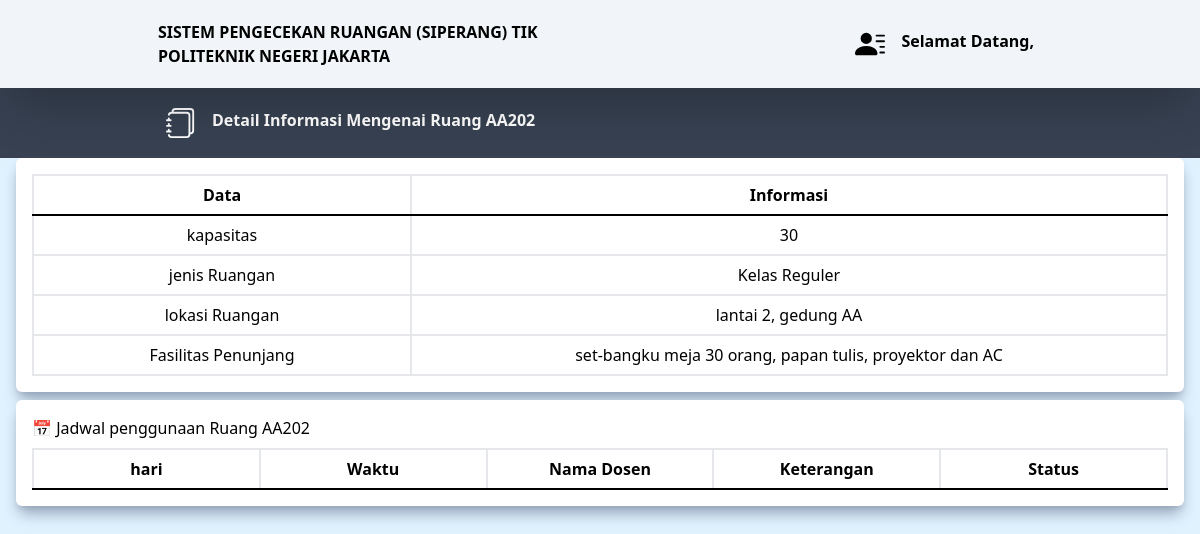
/page/detail.php?class=AA202, run on the app's committed database.
### tables this page shows
CREATE TABLE `ruangan` (
  `id_ruangan` varchar(10) NOT NULL,
  `lokasi` varchar(255) NOT NULL,
  `fasilitas` varchar(255) NOT NULL,
  `jenis_ruangan` varchar(35) NOT NULL,
  `kapasitas` int(11) NOT NULL
);

### page/detail.php (the view, shortened to what this page needs)
<?php
  include ("../util/connection.php");
  $className = filter_var(isset($_GET['class']) ? $_GET['class'] : '', FILTER_SANITIZE_STRING);
  $queryRuangan = "select * from ruangan where id_ruangan = '$className'";
  $resultRuangan = mysqli_query($conn, $queryRuangan);
  $rowRuangan = $resultRuangan->fetch_assoc();
?>
<html>
<head>
  <script src="https://cdn.tailwindcss.com"></script>
</head>
<body class="bg-sky-100">
  <header class="sticky bg-slate-100 py-5 font-bold shadow-blake shadow-2xl">
    <nav class="flex flex-row mx-auto w-9/12 px-2">
      <div class="basis-1/2 uppercase text-md items-center">
        <a href="../page/daftar-ruangan.php">
          <span>Sistem Pengecekan Ruangan (SIPERANG) TIK</span> <br />
          <span>Politeknik Negeri Jakarta</span>
        </a>
      </div>
      <div class="basis-1/2 text-end my-auto inline-block items-center p-2">
        <a href="" class="flex justify-end transition-all duration-300 ease-in-out hover:text-sky-300">
          <span class="mx-4">
            </span>
          <span class="text-md">Selamat Datang,
          </span></a>
      </div>
    </nav>
  </header>
  <main>
    <div class="bg-gray-700">
      <div class="flex flex-row w-9/12 py-5 mx-auto">
        <div class="text-white font-bold text-md flex flex-start basis-1/2">
          <div class="mx-4">
          </div>
          <div>Detail Informasi Mengenai Ruang <?php echo $className?></div>
        </div>
      </div>
    </div>
    <div class="basis-4/4">
      <div class="px-4">
        <div class="rounded-md mb-2 shadow-slate-400 shadow-lg flex flex-row h-max relative bg-white p-4">
          <table class="w-full text-center">
            <tr>
              <th class="border-2 border-b-black w-1/4 p-2">Data</th>
              <th class="border-2 border-b-black w-2/4 p-2">Informasi</th>
            </tr>
            <tr>
              <td class="border-2  p-2">kapasitas</td>
              <td class="border-2  p-2"><?php echo $rowRuangan["kapasitas"]?></td>
            </tr>
            <tr>
              <td class="border-2  p-2">jenis Ruangan</td>
              <td class="border-2  p-2"><?php echo $rowRuangan["jenis_ruangan"]?></td>
            </tr>
            <tr>
              <td class="border-2  p-2">lokasi Ruangan</td>
              <td class="border-2  p-2"><?php echo $rowRuangan["lokasi"]?></td>
            </tr>
            <tr>
              <td class="border-2  p-2">Fasilitas Penunjang</td>
              <td class="border-2  p-2"><?php echo $rowRuangan["fasilitas"]?></td>
            </tr>
          </table>
        </div>
        <div class="rounded-md mb-2 shadow-slate-400 shadow-lg  h-max relative bg-white p-4">
          <div class="text-md mb-2">📅 Jadwal penggunaan Ruang <?php echo $className?></div>
          <table class="w-full text-center">
            <tr>
              <th class="border-2 border-b-black w-1/5 p-2">hari</th>
              <th class="border-2 border-b-black w-1/5 p-2">Waktu</th>
              <th class="border-2 border-b-black w-1/5 p-2">Nama Dosen</th>
              <th class="border-2 border-b-black w-1/5 p-2">Keterangan</th>
              <th class="border-2 border-b-black w-1/5 p-2">Status</th>
            </tr>
          </table>
        </div>
      </div>
    </div>
  </main>
</body>
</html>

### data on the page
ruangan: kapasitas "30", jenis_ruangan "Kelas Reguler", lokasi "lantai 2, gedung AA", fasilitas "set-bangku meja 30 orang, papan tulis, proyektor dan AC"

### other printed values
$className "AA202"
